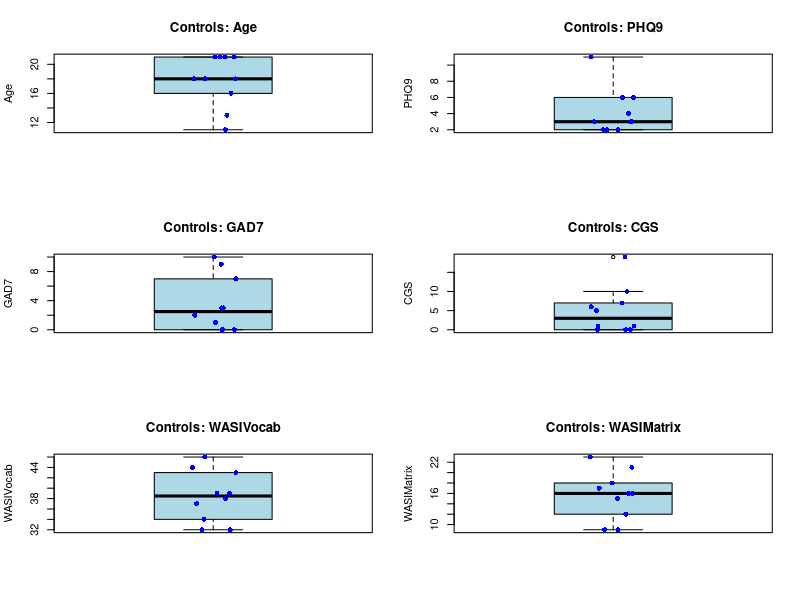
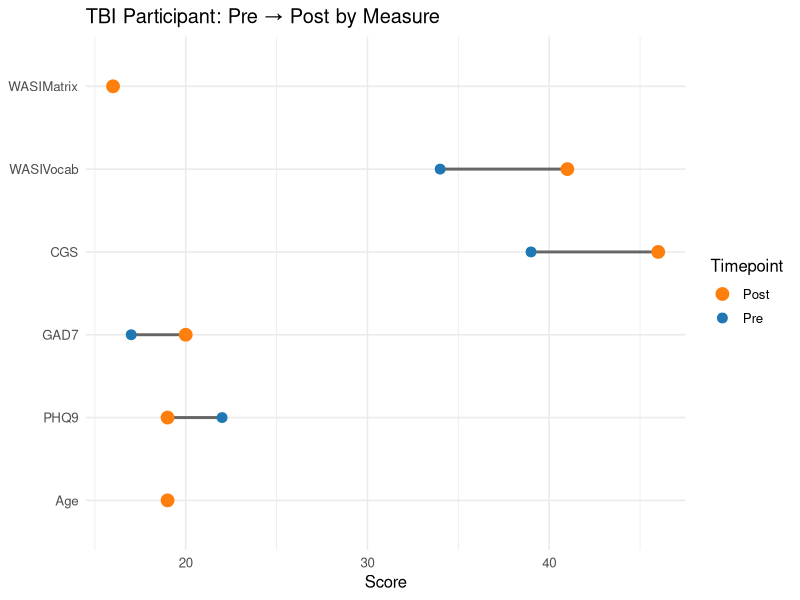

These charts were generated, in order, by the following R code:
#-------------------------------
# Descriptive Statistics for TBI Case Study
#-------------------------------

# Background: In this case study, ten healthy control participants (ages 10–21) and one experimental participant with persistent post-concussive symptoms following mTBI 

library(readxl)
CIPARTICIPANTS <- read_excel("CIPARTICIPANTS.xlsx")
View(CIPARTICIPANTS)

#################################################################
#         DATA PREPARATION AND GROUP SPLITTING
###############################################################

# Load required packages
library(dplyr)
library(tidyr)
library(stringr)

# Define the variables of interest
target_vars <- c("Age", "PHQ9", "GAD7", "CGS", "WASIVocab", "WASIMatrix")

# Check which of those variables actually exist in the dataset
have_vars <- intersect(target_vars, names(CIPARTICIPANTS))
missing_vars <- setdiff(target_vars, have_vars)
if (length(missing_vars) > 0) {
  message("⚠️ Missing columns (skipped): ", paste(missing_vars, collapse = ", "))
}

# Convert Date column to proper Date format if it isn't already
if (!inherits(CIPARTICIPANTS$Date, "Date")) {
  suppressWarnings(
    CIPARTICIPANTS$Date <- as.Date(CIPARTICIPANTS$Date)
  )
}

# Some datasets have “TBI_pre” and “TBI_post” in the Group column;
# this code splits those into separate Group and Timepoint columns
if (any(grepl("^TBI_", CIPARTICIPANTS$Group))) {
  CIPARTICIPANTS <- CIPARTICIPANTS %>%
    mutate(
      Timepoint = case_when(
        Group == "TBI_pre"  ~ "Pre",
        Group == "TBI_post" ~ "Post",
        TRUE ~ NA_character_
      ),
      Group = if_else(grepl("^TBI_", Group), "TBI", Group)
    )
}

###############################################################
#           DEFINE COHORTS
###############################################################

# Separate control participants
controls <- CIPARTICIPANTS %>% filter(Group == "Control")

# Isolate the TBI case (ID 1001, Pre & Post)
tbi_case <- CIPARTICIPANTS %>%
  filter(Group == "TBI", ID == 1001) %>%
  arrange(Date)

###############################################################
#           CONTROL DESCRIPTIVE STATISTICS
###############################################################

# Compute descriptive statistics (mean, SD, median, IQR)
# for the selected numeric variables among controls
controldescriptives <- controls %>%
  summarise(
    across(all_of(have_vars),
           list(
             mean   = ~mean(.x, na.rm = TRUE),
             sd     = ~sd(.x,   na.rm = TRUE),
             median = ~median(.x, na.rm = TRUE),
             IQR    = ~IQR(.x, na.rm = TRUE)
           ),
           .names = "{.col}.{.fn}")
  ) %>%
  # Convert from wide to long format for readability
  pivot_longer(everything(),
               names_to = c("Variable", "Stat"),
               names_sep = "\\.",
               values_to = "Value") %>%
  arrange(Variable, Stat)

# Display results
cat("\n📊 Descriptive Statistics for Control Participants (",
    paste(have_vars, collapse = ", "), ")\n")
print(controldescriptives)

###############################################################
#           CASE PRE/POST COMPARISON
###############################################################

# If both pre and post measurements exist, compute the change
if (nrow(tbi_case) >= 2) {
  
  # If Timepoint column is missing, create it based on Date order
  if (!"Timepoint" %in% names(tbi_case) || any(is.na(tbi_case$Timepoint))) {
    tbi_case <- tbi_case %>%
      arrange(Date) %>%
      mutate(Timepoint = c("Pre", "Post")[seq_len(n())])
  }
  
  # Pivot to show Pre, Post, and Change for each measure
  case_change <- tbi_case %>%
    select(Timepoint, all_of(have_vars)) %>%
    pivot_longer(-Timepoint, names_to = "Measure", values_to = "Value") %>%
    pivot_wider(names_from = Timepoint, values_from = Value) %>%
    mutate(Change = Post - Pre) %>%
    arrange(Measure)
  
  cat("\n🧠 Case Participant (ID 1001): Pre/Post Values and Change Scores\n")
  print(case_change)
} else {
  message("Case participant does not have two timepoints; skipping change computation.")
}

###############################################################
#           VISUALIZE WITH BOX PLOTS
###############################################################

# Create boxplots of Controls for each variable
par(mfrow = c(ceiling(length(have_vars)/2), 2))  # Arrange plots in a grid

for (v in have_vars) {
  ctrl_vals <- controls [[v]]
  
  # Skip if both groups are missing data
  if (all(is.na(ctrl_vals))) next
  
  # Single-group boxplot : Controls Only
  boxplot(ctrl_vals,
          names = "Controls",
          main  = paste("Controls:", v),
          ylab  = v,
          col   = "lightblue")
  
  # Jittered individual control points
  good <- !is.na(ctrl_vals)
  points(jitter(rep(1, sum(good)), amount = 0.08),
         ctrl_vals[good],
         pch = 16, col = "blue")
}

# Reset plotting layout
par(mfrow = c(1, 1))

###############################################################
# CASE (ID 1001) SPAGHETTI: PRE → POST ACROSS MEASURES
###############################################################
library(dplyr)
library(tidyr)
library(ggplot2)

# Long format for the chosen variables
case_long <- tbi_case %>%
  select(Timepoint, all_of(have_vars)) %>%
  pivot_longer(-Timepoint, names_to = "Measure", values_to = "Value")

# Build a wide version to draw Pre→Post segments
case_wide <- case_long %>%
  pivot_wider(names_from = Timepoint, values_from = Value) %>%
  filter(!(is.na(Pre) & is.na(Post))) %>%
  mutate(Measure = factor(Measure, levels = have_vars))  # keep your preferred order

# Plot: each measure on x-axis; vertical segment Pre→Post; points at both ends
ggplot(case_wide, aes(x = Measure)) +
  geom_segment(aes(xend = Measure, y = Pre,  yend = Post), linewidth = 1, color = "grey40") +
  geom_point(aes(y = Pre,  color = "Pre"),  size = 3) +
  geom_point(aes(y = Post, color = "Post"), size = 4) +
  scale_color_manual(values = c("Pre" = "#1f77b4", "Post" = "#ff7f0e")) +
  coord_flip() +
  labs(title = "TBI Participant: Pre → Post by Measure",
       x = NULL, y = "Score", color = "Timepoint") +
  theme_minimal(base_size = 12)

#Finish
